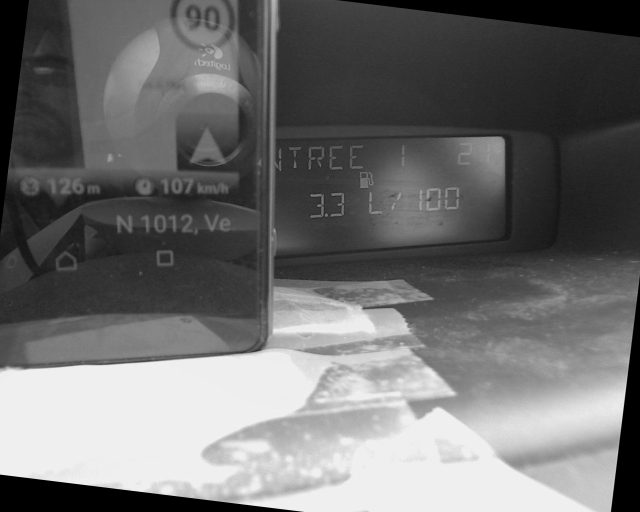
//> input picture Robotics_Project/src/gray/c3_02620_gray.jpg, 1280 x 1024 px (shown at 1/2 size)
$ ./main   (built with g++ and OpenCV 4)
//> lines starting //> are read from the running program, lines starting //| are printed output that depends on the picture; after the words box and inside, x2 and y2 are one past the last pixel; in counts of white or black regions, pixels touching at a corner belong together
/*  Gosez Alexis - Rolin Aubin - Gavel Florian
 *  ECN Robotics Project
 *
 *  Automatic number recognition
 *  2016-2017
 *
 */


#include <stdio.h>
#include <opencv2/opencv.hpp>
#include <cv.h>
#include <highgui.h>
#include "opencv2/highgui/highgui.hpp"
#include <opencv2/imgproc/imgproc.hpp>
#include <opencv2/core/core.hpp>
#include <vector>

using namespace cv;
using namespace std;

//Header
void convertAllFiles();
void drawRectangle(string name);
double MatchingMethod(Mat img, Mat templ, int &coordX, int &coordY);
void SearchTemplates(Mat image, int &number, double &maxTemplate, int &coordX, int &coordY, int &height, int &width, string type);
vector<int> VectorSort(vector<int> nombre, vector<int> positions);
void SearchData(Mat img, double thresh, string type);
string showResult(vector<int> final, string type);

Mat img, result;

int main(int argc, char** argv)
{
    //Images conversion (gray) and rotation
    //convertAllFiles();

    //drawRectangle("gray/c3_0_gray.jpg");

    //Picture to analyze
    img = imread("gray/c3_02620_gray.jpg",1);
//> img is the input picture: 1024 rows x 1280 cols, CV_8UC3; min 0, max 247, mean 110.4
    cvtColor(img, img, CV_BGR2GRAY);
//> img: 1024 rows x 1280 cols, CV_8UC1

    //Two rectangles to select the ROI for the detection
    Rect roi_conso = Rect(570, 370, 151, 81);
    Rect roi_gps = Rect(310, 345, 96, 56);

    Mat image_GPS = img(roi_gps);
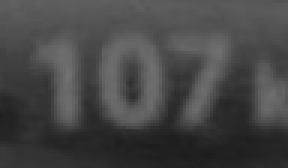
//> image_GPS: 56 rows x 96 cols, CV_8UC1 (shown 3 times larger); min 29, max 114, mean 69.6
    Mat image_conso = img(roi_conso);
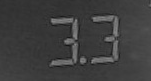
//> image_conso: 81 rows x 151 cols, CV_8UC1; min 20, max 137, mean 62.1

    //Thresholding for an easier recognition of the templates
    adaptiveThreshold( image_GPS, image_GPS, 255, ADAPTIVE_THRESH_MEAN_C, THRESH_BINARY, 11, -3);
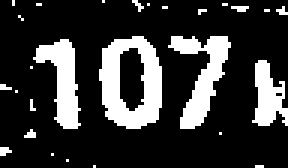
//> image_GPS: 56 rows x 96 cols, CV_8UC1 (shown 3 times larger); 21.1% white; 27 white regions (23 under 20 px), largest, box (x1, y1, x2, y2) and area: (33, 12, 54, 43) 395, (56, 12, 77, 43) 269, (11, 13, 27, 43) 231, (84, 20, 96, 42) 159
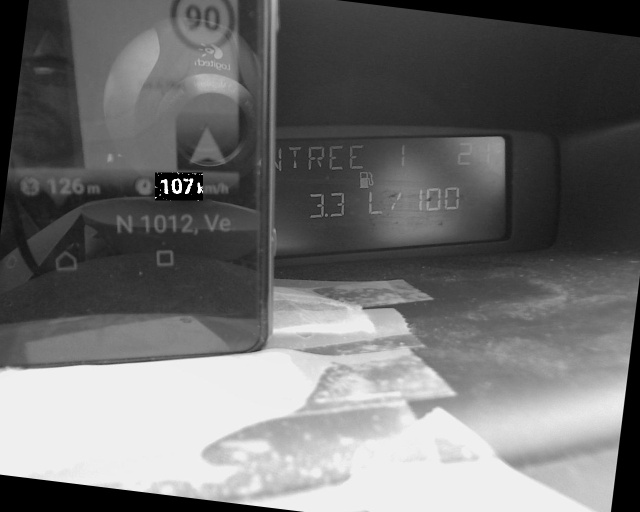
//> img: 1024 rows x 1280 cols, CV_8UC1 (shown at 1/2 size); min 0, max 255, mean 110.3
    adaptiveThreshold( image_conso, image_conso, 255, ADAPTIVE_THRESH_MEAN_C, THRESH_BINARY, 13, -9);
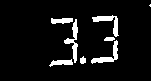
//> image_conso: 81 rows x 151 cols, CV_8UC1; 7.2% white; 8 white regions (1 under 20 px), largest, box (x1, y1, x2, y2) and area: (64, 19, 78, 63) 206, (91, 40, 118, 64) 192, (92, 15, 119, 37) 190
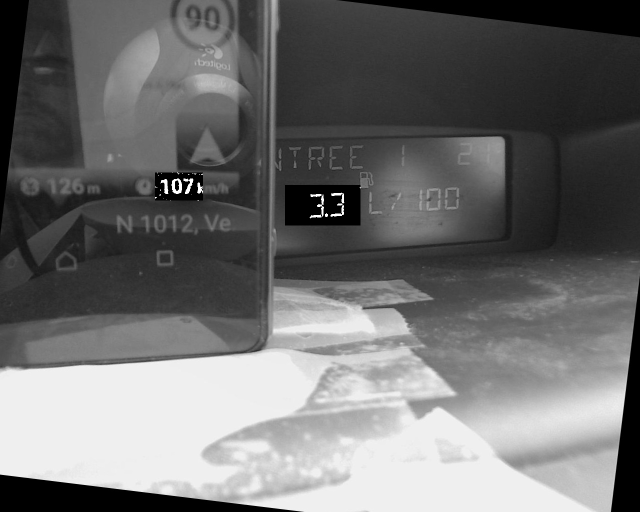
//> img: 1024 rows x 1280 cols, CV_8UC1 (shown at 1/2 size); 0.93% of pixels changed, all inside (x1, y1, x2, y2) = (570, 370, 721, 451)

    waitKey(0);

    double thresholdGPS = 0.75;
    double thresholdCompteur = 0.80;

    //Searching
    SearchData(image_GPS, thresholdGPS, "gps");
    SearchData(image_conso, thresholdCompteur, "compteur");


    return 0;
}


//Sorting the numbers vector to recover the original number detected
// [77 lines left out: functions VectorSort, showResult, not called in this run]


//Searching the templates in the image
void SearchData(Mat img, double thresh, string type)
{
    double maxTemplate = 0;
    int number, coordX, coordY, height, width = 0;
    vector<int> positions;
    vector<int> nombre;

    imshow(type, img);

    SearchTemplates(img, number, maxTemplate, coordX, coordY, height, width, type);

    //While a template is found we search for another one
    while (maxTemplate > thresh)
    {
        nombre.push_back(number);
        positions.push_back(coordX);

        //Drawing a white rectangle to avoid detecting the same number twice
        rectangle(img, Point(coordX+width/5,coordY), Point(coordX + 4*width/5, coordY + 4*height/2), Scalar(255,255,255), -1, 4, 0 );
        imshow(type, img);
        number = coordX = coordY = height = width = 0;
        maxTemplate = 0;

        //Search for another template
        SearchTemplates(img, number, maxTemplate, coordX, coordY, height, width, type);
    }

    //We determine the detected number and print it
    nombre = VectorSort(nombre, positions);
    string res = showResult(nombre, type);

    cout << "res " << res << endl;

}


// Searching for the templates
void SearchTemplates(Mat image, int &number, double &maxTemplate, int &coordX, int &coordY,int &height, int &width, string type)
{
//> called with type = "gps"
    double value;
    int tempX, tempY;
    string file;
    value = 0;

    for (int i=0 ; i<10 ; i++)
    {
        file = "templatesBW/" + to_string(i) + "_" + type + ".jpg";
        Mat templ = imread(file,1);
//> 0_gps.jpg cannot be read in this run, so this picture is empty
//> (the run ends here: the program stops with an error, at `cvtColor(templ, templ, CV_BGR2GRAY);`)

$ run again, with Robotics_Project/src/gray/c3_00002_gray.jpg copied over Robotics_Project/src/gray/c3_02620_gray.jpg
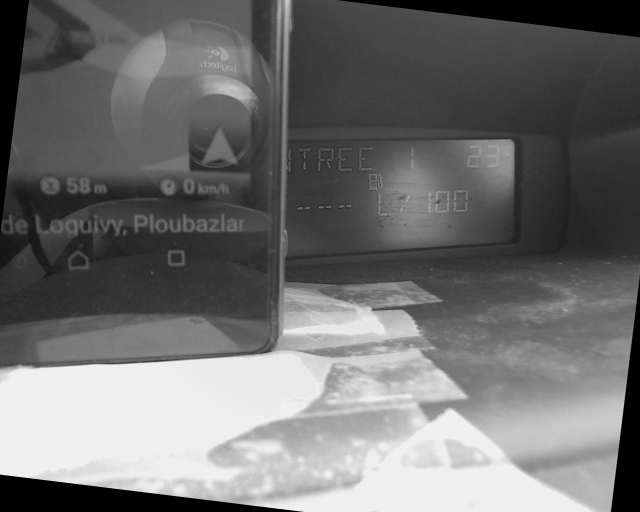
//> input picture Robotics_Project/src/gray/c3_00002_gray.jpg, 1280 x 1024 px (shown at 1/2 size)
//> img is the input picture: 1024 rows x 1280 cols, CV_8UC3; min 0, max 246, mean 111.7
//> in main, `adaptiveThreshold( image_GPS, image_GPS, 255, ADAPTIVE_THRESH_MEAN_C, ..`:
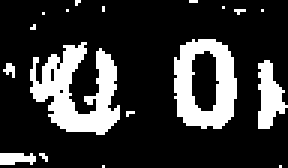
//> image_GPS: 56 rows x 96 cols, CV_8UC1 (shown 3 times larger); 20.6% white; 18 white regions (14 under 20 px), largest, box (x1, y1, x2, y2) and area: (10, 14, 40, 45) 495, (58, 13, 79, 43) 391, (86, 20, 96, 43) 137, (0, 51, 12, 55) 39
//> in main, `adaptiveThreshold( image_conso, image_conso, 255, ADAPTIVE_THRESH_MEAN..`:
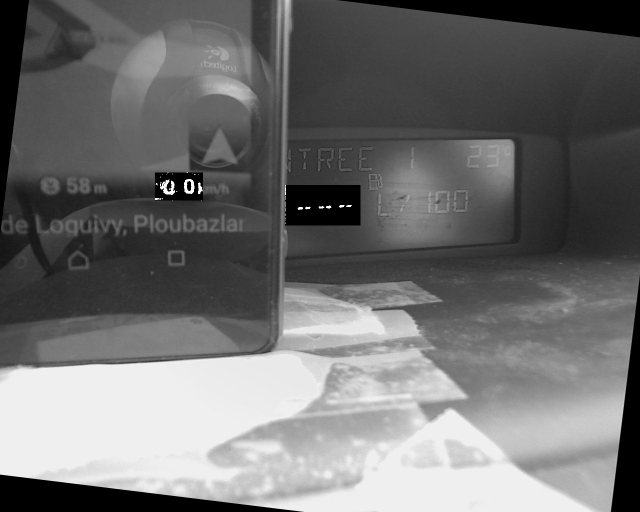
//> img: 1024 rows x 1280 cols, CV_8UC1 (shown at 1/2 size); min 0, max 255, mean 111.1
